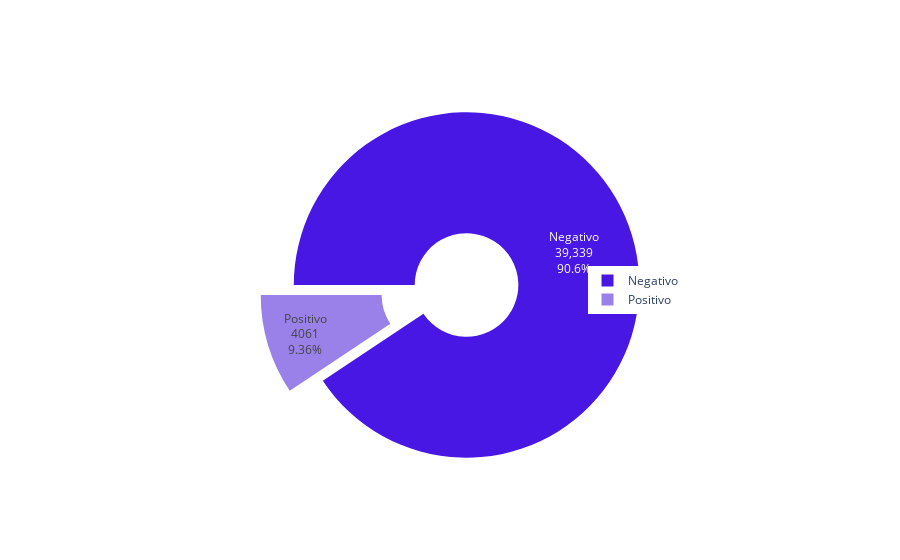

The notebook cell this image was saved under:
### Code cell
labels = ['Negativo', 'Positivo']
values = [39339, 4061]
fig = go.Figure(data=[go.Pie(labels=labels, values=values, textinfo='label+percent+value', hole=.3, rotation=-90)])
fig.update_layout(legend=dict(orientation="v", xanchor="center", x=0.75, y=0.5)) # title_text='Distribución de Género', title_x=0.5, title_y=0.9, title_font=dict(size=25), fig.update_traces(textfont_size=12, pull=[0.1, 0.1], marker=dict(colors=['#4817e4', '#9a81e9']), hoverinfo='label+percent+value')
fig.update_traces(textfont_size=12, pull=[0.1, 0.1], marker=dict(colors=['#4817e4', '#9a81e9']), hoverinfo='label+percent+value')
fig.show()
fig.write_image(os.path.join(os.path.dirname(os.path.dirname(os.path.abspath('file'))), 'utils', "image", "hiper.png"))

### Figure 1 — Plotly figure (JSON) as saved in the notebook; plotly's stock layout.template omitted (floating-point values rounded to 4 significant figures)
{"data": [{"hole": 0.3, "hoverinfo": "label+percent+value", "labels": ["Negativo", "Positivo"], "marker": {"colors": ["#4817e4", "#9a81e9"]}, "pull": [0.1, 0.1], "rotation": -90, "textfont": {"size": 12}, "textinfo": "label+percent+value", "type": "pie", "values": [39339, 4061]}], "layout": {"legend": {"orientation": "v", "x": 0.75, "xanchor": "center", "y": 0.5}}}
